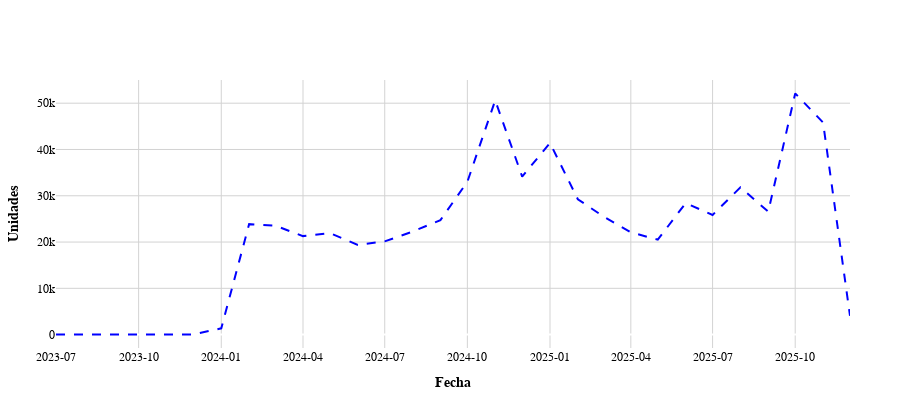

Notebook code for this chart:
### Markdown cell above
Ahora veamos la serie para el total mensual.

### Code cell
fig =plot_time_series(unidades_por_mes,
                       'mes_fin', 'total_unidades_mes', 
                 title='',
                 xaxis_title='Fecha',
                 yaxis_title='Unidades',
                     dash='dash')

### Figure 1 — Plotly figure (JSON) as saved in the notebook; plotly's stock layout.template omitted (floating-point values rounded to 4 significant figures)
{"data": [{"line": {"color": "blue", "dash": "dash", "width": 2}, "mode": "lines", "name": "Total unidades mes", "type": "scatter", "x": ["2023-06-30T23:59:59.999999999", "2023-07-31T23:59:59.999999999", "2023-08-31T23:59:59.999999999", "2023-09-30T23:59:59.999999999", "2023-10-31T23:59:59.999999999", "2023-11-30T23:59:59.999999999", "2023-12-31T23:59:59.999999999", "2024-01-31T23:59:59.999999999", "2024-02-29T23:59:59.999999999", "2024-03-31T23:59:59.999999999", "2024-04-30T23:59:59.999999999", "2024-05-31T23:59:59.999999999", "2024-06-30T23:59:59.999999999", "2024-07-31T23:59:59.999999999", "2024-08-31T23:59:59.999999999", "2024-09-30T23:59:59.999999999", "2024-10-31T23:59:59.999999999", "2024-11-30T23:59:59.999999999", "2024-12-31T23:59:59.999999999", "2025-01-31T23:59:59.999999999", "2025-02-28T23:59:59.999999999", "2025-03-31T23:59:59.999999999", "2025-04-30T23:59:59.999999999", "2025-05-31T23:59:59.999999999", "2025-06-30T23:59:59.999999999", "2025-07-31T23:59:59.999999999", "2025-08-31T23:59:59.999999999", "2025-09-30T23:59:59.999999999", "2025-10-31T23:59:59.999999999", "2025-11-30T23:59:59.999999999"], "y": [1, 2, 1, 2, 8, 35, 1358, 23867, 23549, 21282, 21932, 19372, 20142, 22258, 24744, 33024, 50619, 34146, 41402, 29248, 25581, 22100, 20511, 28408, 25857, 31822, 26560, 52120, 45836, 4056]}], "layout": {"font": {"color": "black", "family": "Arial", "size": 12}, "height": 400, "hovermode": "x unified", "margin": {"b": 50, "l": 50, "r": 50, "t": 80}, "paper_bgcolor": "white", "plot_bgcolor": "white", "title": {"font": {"color": "black", "family": "Arial", "size": 20}, "text": "<b></b>"}, "xaxis": {"gridcolor": "lightgray", "showgrid": true, "tickformat": "%Y-%m", "title": {"text": "<b>Fecha</b>"}}, "yaxis": {"gridcolor": "lightgray", "showgrid": true, "title": {"text": "<b>Unidades</b>"}}}}
